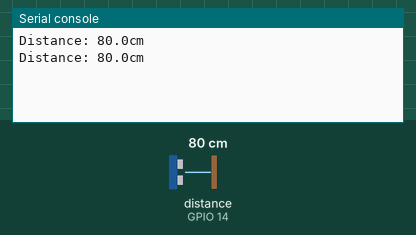
A program run on a simulated ESP8266 board running MicroPython. Shown: the last lines printed to the serial console. The inputs (shaded band) are chosen by the test bench; at power-on: distance to the obstacle (sensor on GPIO 14) 80 cm. The echo pulse lasts 58.3 µs per cm.

Above: at 1.2 s.
1.3 s: distance to the obstacle (sensor on GPIO 14) set to 2 cm
At 1.81 s:
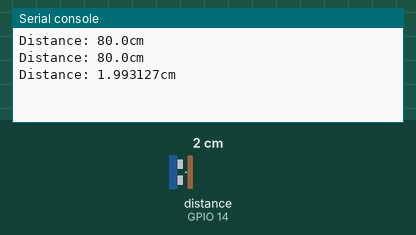
2.8 s: distance to the obstacle (sensor on GPIO 14) set to 4 cm
At 3.31 s:
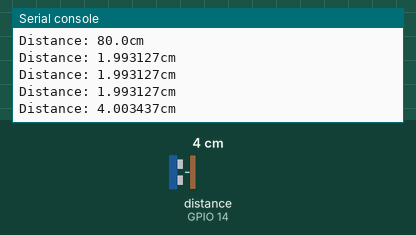
Timing chart, 0 to 5.8 s (numbered marks = the images above; inputs shaded):
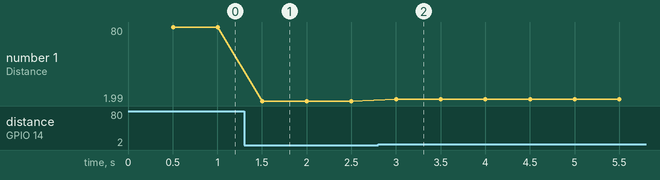

Measured:
- after the input at 1.3 s, the serial console: prints a new line after 0.20 s (image 1)
- after the input at 2.8 s, the serial console: prints a new line after 0.20 s (image 2)
- plotted number 1: 80 → 1.99 after the input at 1.3 s, 1.99 → 4 after the input at 2.8 s

The program:

hcsr04_examp01.py
```python
# hcsr04_examp01.py
# Connect hcsr04_echo_pin to D5 und _trigger_pin to D6
from machine import Pin
from machine import Timer
from hcsr04 import HCSR04

ultrasonic = HCSR04(trigger_pin=12, echo_pin=14, echo_timeout_us=1000000)

def timer0_callback(timer):
    print('Distance: {}cm'.format(ultrasonic.distance_cm()))

timer0 = Timer(0)
timer0.init(period=500, mode=Timer.PERIODIC, callback=timer0_callback)
```
